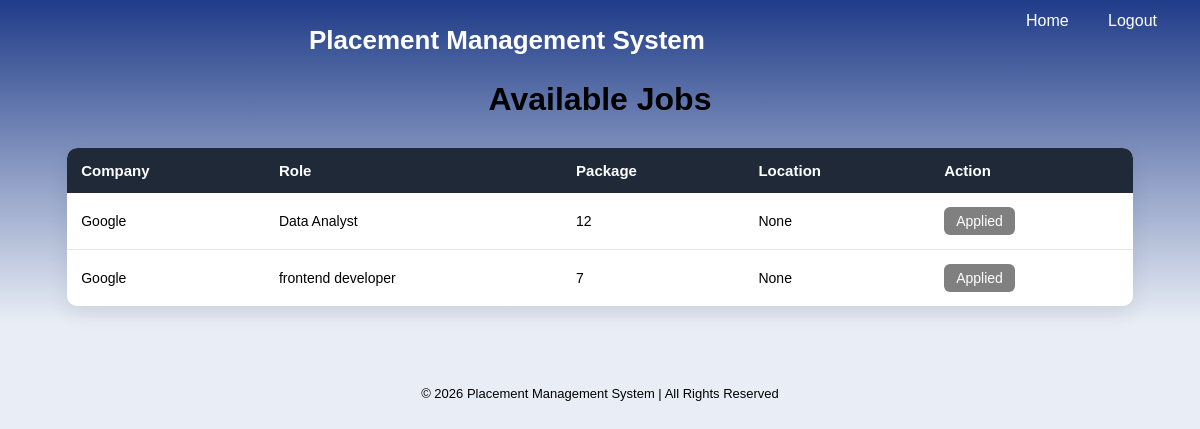
Screenshot of /search/jobs/ (signed in) with the database file from the repository.
### pms_app/models.py (models this page shows, shortened)
class Job(models.Model):
    company = models.ForeignKey(Company, on_delete=models.CASCADE)
    role = models.CharField(max_length=100)
    package = models.IntegerField(help_text="Package in LPA")
    eligibility = models.CharField(max_length=200,blank=True, null=True)
    location = models.CharField(max_length=100,blank=True, null=True)
    job_mode = models.CharField(max_length=50,blank=True, null=True)

class Company(models.Model):
    name = models.CharField(max_length=100)
    email = models.EmailField(unique=True)
    password = models.CharField(max_length=100)
    def __str__(self):
        return self.name

### pms_app/views.py (the view)
# urls.py: path('search/jobs/', views.student_search_jobs, name='student_search_jobs'),
def student_search_jobs(request):
    student_id = request.session.get('student_id')
    if not student_id:
        return redirect('student_login')
    student = Student.objects.get(id=student_id)
    applications = Application.objects.filter(student=student)
    applied_jobs = applications.values_list('job_id', flat=True)
    jobs = Job.objects.all()
    context = {
        "jobs": jobs,
        "applied_jobs": applied_jobs
    }
    return render(request, "students/student_search_jobs.html", context)

### templates/students/student_search_jobs.html
{% extends 'base.html' %}
{% block content %}
<h1 style="text-align: center;padding-bottom:0px;">Available Jobs</h1>
<table class="job-table">
<tr>
<th>Company</th>
<th>Role</th>
<th>Package</th>
<th>Location</th>
<th>Action</th>
</tr>
{% for job in jobs %}
<tr>
<td>{{ job.company }}</td>
<td>{{ job.role }}</td>
<td>{{ job.package }}</td>
<td>{{ job.location }}</td>
<td>
{% if job.id in applied_jobs %}
    <button class="btn-disabled">Applied</button>
{% else %}
    <a href="{% url 'apply_job' job.id %}" class="btn-apply">Apply</a>
{% endif %}
</td>
</tr>
{% endfor %}
</table>
{% endblock %}

### static/css/style.css (style rules this page uses)
* { margin-top: 0; padding: 0; box-sizing: border-box; font-family: Arial, Helvetica, sans-serif; }
body { background: linear-gradient(to bottom, #1f3c88 0%, #e9eef6 40%); min-height: 100vh; }
.job-table { width: 90%; margin: 30px auto; border-collapse: collapse; background: #ffffff; box-shadow: 0 8px 20px rgba(0, 0, 0, 0.08); border-radius: 10px; overflow: hidden; }
.job-table th { background: #1f2937; color: #ffffff; padding: 14px; text-align: left; font-size: 15px; }
.job-table td { padding: 14px; font-size: 14px; border-bottom: 1px solid #e5e7eb; }
.job-table tr:last-child td { border-bottom: none; }
.btn-disabled { padding: 8px 14px; background: #9ca3af; color: #ffffff; border: none; border-radius: 6px; font-size: 14px; cursor: not-allowed; }
.btn-disabled { background: gray; color: white; padding: 6px 12px; border: none; }

### rows the page displays
Job: company "Google", role "Data Analyst", package "12", location "None", shows "Applied"
Job: company "Google", role "frontend developer", package "7", location "None", shows "Applied"
